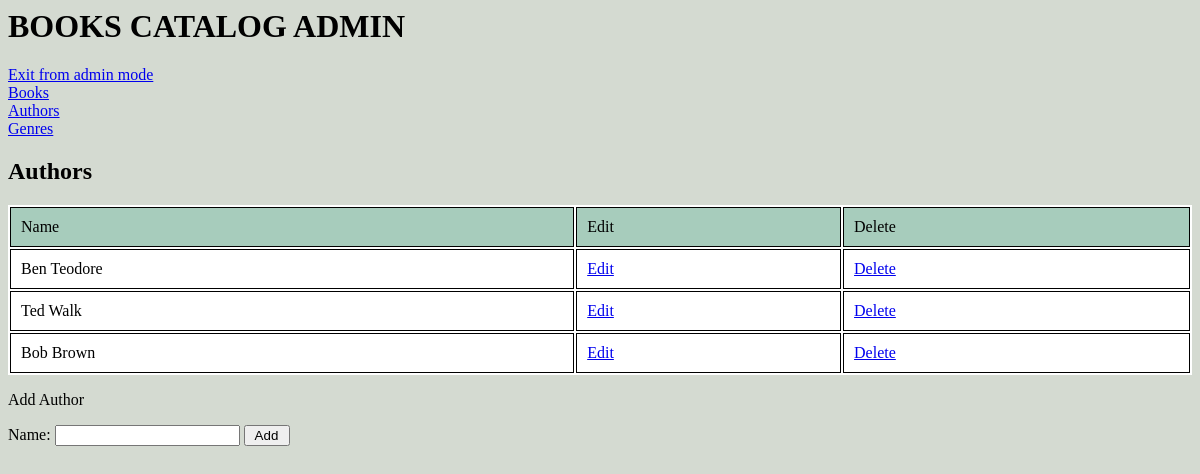
The app's page /admin-mode/author/all with its own data.
### tables this page shows
CREATE TABLE IF NOT EXISTS `authors` (
  `id` int(11) NOT NULL AUTO_INCREMENT,
  `name` varchar(65) NOT NULL,
  PRIMARY KEY (`id`)
);

### libs/Controller_Admin.php (called while the page is built, shortened)
<?php
class Controller_Admin extends Controller{
	public function author_all()
	{
		$authors = $this->m_auth->getAllAuth();
		include '/admin/main.php';
	}
}

### index.php (called while the page is built, shortened)
<?php
Router::start();

### libs/Controller.php (called while the page is built, shortened)
<?php
class Controller
{
	function __construct()
	{
		$this->m_auth = new Model_Author();
	}
}

### libs/Model_Author.php (called while the page is built, shortened)
<?php
class Model_Author{
	private $db;
	public function __construct()
	{
		$this->db = new PDO(
			'mysql:host='.DB_HOST.';dbname='.DB_NAME,
	    	DB_USER,
	    	DB_PASS
	    );
	}
	public function getAllAuth()
	{
		$authors = array();
		$sql = "SELECT `id`,`name` FROM `authors`";
        $stmt = $this->db->prepare($sql);
        $stmt->execute();
        $result = $stmt->fetchAll(PDO::FETCH_ASSOC);
        if ($result)
        {
            foreach ($result as $res)
            {
                $author = new Author($res['id'], $res['name']);
                $authors[] = $author;
            }
        }
        return $authors;
	}
}

### libs/Author.php (called while the page is built, shortened)
<?php
class Author implements JsonSerializable{
	public function __construct($id, $name)
	{
		$this->id = $id;
		$this->name = $name;
	}
	public function __get($name)
	{
		return $this->$name;
	}
}

### admin/templates/auth_list.tpl.php (the view)
<table>
	<thead class='admin-thead'>
		<tr>
			<td>Name</td>
			<td>Edit</td>
			<td>Delete</td>
		</tr>
	</thead>
<?foreach ($authors as $auth) {?>
		<tr>
			<td><?=$auth->name;?></td>
			<td><a href='/admin-mode/author/edit/<?=$auth->id;?>'>Edit</a></td>
			<td><a href='/admin-mode/author/delete/<?=$auth->id;?>'>Delete</a></td>
		</tr>
<?}?>
</table>
<p>Add Author</p>
<form action='/admin-mode/author/add' method='post'>
	Name: <input type='text' name='name' pattern="^[A-Za-z\s]{2,30}$" required />
	<input type='submit' name='submit' value=' Add '/>
</form>

### css/style.css (style rules this page uses)
body { background-color: bisque; font-family: cursive; }
.admin-body { background-color: #d4dad1; }
table { width: 100%; background-color: white; }
td, th { padding: 10px; border: 1px solid black; }
thead { background-color: darkorange; }
.admin-thead { background-color: #a7ccbc; }

### records on screen
authors: name "Ben Teodore"
authors: name "Ted Walk"
authors: name "Bob Brown"

### other values on screen
$title "Authors"
